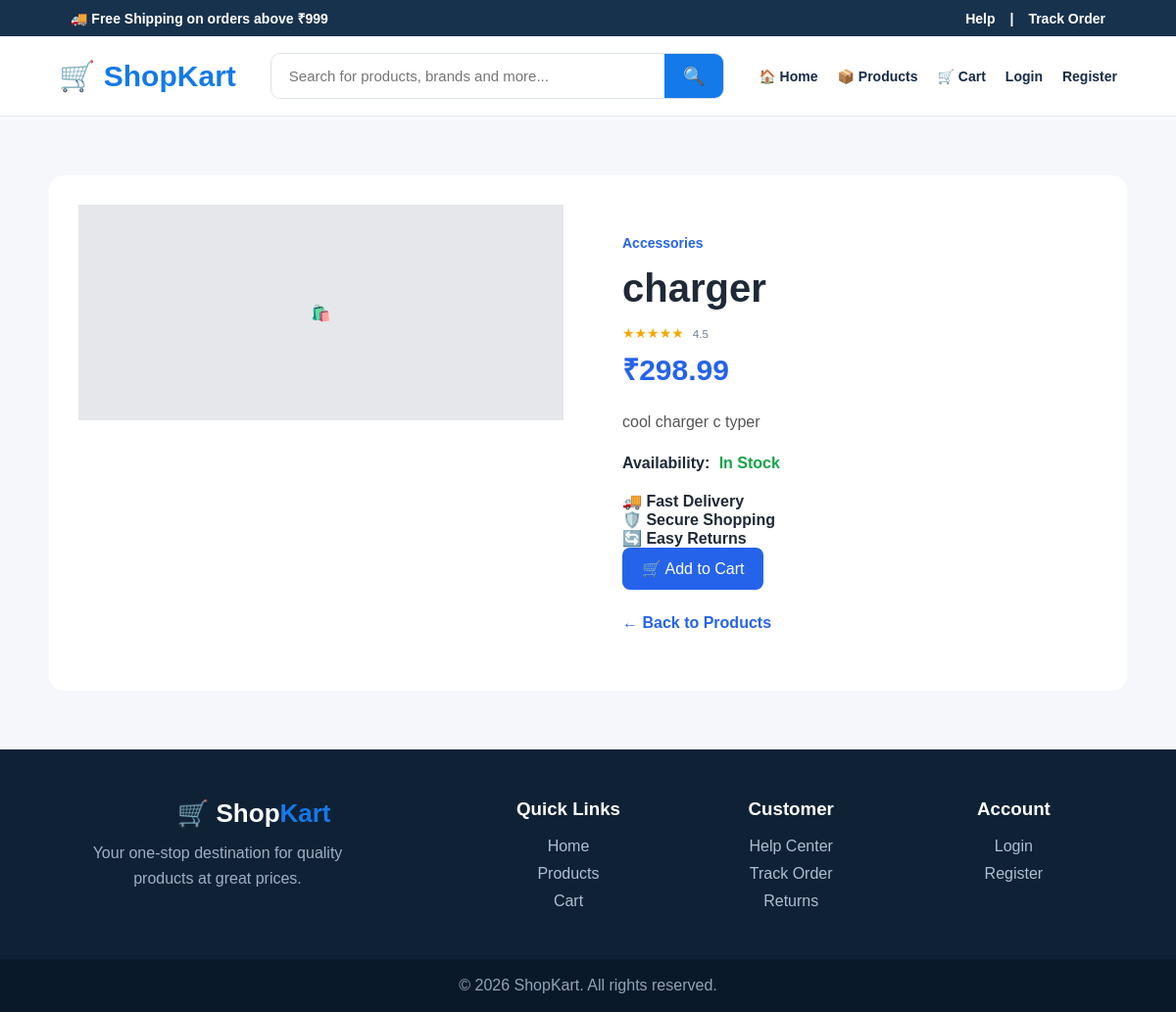
Screenshot of /product/charger/ with the database file from the repository.
### store/models.py (models this page shows, shortened)
class Product(models.Model):
    category = models.ForeignKey(
        Category,
        on_delete=models.CASCADE,
        related_name="products"
    )
    name = models.CharField(
        max_length=200
    )
    slug = models.SlugField(
        unique=True
    )
    description = models.TextField()
    price = models.DecimalField(
        max_digits=10,
        decimal_places=2
    )
    image = models.URLField(
        blank=True
    )
    stock = models.PositiveIntegerField(
        default=0
    )
    available = models.BooleanField(
        default=True
    )
    created_at = models.DateTimeField(
        auto_now_add=True
    )
    class Meta:
        ordering = ["-created_at"]

class Category(models.Model):
    name = models.CharField(
        max_length=100
    )
    slug = models.SlugField(
        unique=True
    )
    class Meta:
        verbose_name_plural = "Categories"

### store/views.py (the view)
def product_detail(request, slug):
    product = get_object_or_404(
        Product,
        slug=slug,
        available=True
    )
    return render(
        request,
        "store/product_detail.html",
        {
            "product": product
        }
    )

### store/templates/store/product_detail.html (shortened to what this page needs)
{% load static %}
<!DOCTYPE html>
<html lang="en">
<head>
    <link
        rel="stylesheet"
        href="{% static 'css/style.css' %}"
    >
</head>
<body>
<div class="top-bar">
    <div>
        🚚 Free Shipping on orders above ₹999
    </div>
    <div class="top-links">
        <span>
            Help
        </span>
        <span>
            |
        </span>
        <span>
            Track Order
        </span>
    </div>
</div>
<header class="shop-navbar">
    <div class="shop-logo">
        <span class="logo-icon">
            🛒
        </span>
        <span>
            Shop<span>Kart</span>
        </span>
    </div>
    <form
        method="GET"
        action="{% url 'store:home' %}"
        class="search-box"
    >
        <input
            type="text"
            name="q"
            placeholder="Search for products, brands and more..."
        >
        <button type="submit">
            🔍
        </button>
    </form>
    <nav class="shop-nav">
        <a href="{% url 'store:home' %}">
            🏠 Home
        </a>
        <a href="{% url 'store:home' %}#products">
            📦 Products
        </a>
        <a href="{% url 'store:cart' %}">
            🛒 Cart
        </a>
        {% if user.is_authenticated %}
            <a href="{% url 'store:my_orders' %}">
                📋 My Orders
            </a>
            <span class="welcome-user">
                👤 {{ user.username }}
            </span>
            <a href="{% url 'store:logout' %}">
                Logout
            </a>
        {% else %}
            <a href="{% url 'store:login' %}">
                Login
            </a>
            <a href="{% url 'store:register' %}">
                Register
            </a>
        {% endif %}
    </nav>
</header>
<main class="detail-container">
    <div class="detail-image">
        {% if product.image %}
            <img
                src="{{ product.image }}"
                alt="{{ product.name }}"
            >
        {% else %}
            <div class="no-image">
                {% if "headphone" in product.name|lower %}
                    🎧
                {% elif "watch" in product.name|lower %}
                    ⌚
                {% elif "shoe" in product.name|lower %}
                    👟
                {% elif "backpack" in product.name|lower %}
                    🎒
                {% elif "speaker" in product.name|lower %}
                    🔊
                {% elif "laptop" in product.name|lower %}
                    💻
                {% elif "phone" in product.name|lower %}
                    📱
                {% elif "mobile" in product.name|lower %}
                    📱
                {% else %}
                    🛍️
                {% endif %}
            </div>
        {% endif %}
    </div>
    <div class="detail-info">
        <span class="category">
            {{ product.category.name }}
        </span>
        <h1>
            {{ product.name }}
        </h1>
        <div class="rating">
            <span>
                ★★★★★
            </span>
            <small>
                4.5
            </small>
        </div>
        <div class="price">
            ₹{{ product.price }}
        </div>
        <p class="product-description">
            {{ product.description }}
        </p>
        <div class="stock-info">
            <strong>
                Availability:
            </strong>
            {% if product.stock > 0 %}
                {% if product.stock <= 5 %}
                    <span class="stock-warning">
                        Only {{ product.stock }} items left
                    </span>
                {% else %}
                    <span class="in-stock">
                        In Stock
                    </span>
                {% endif %}
            {% else %}
                <span class="out-stock">
                    Out of Stock
                </span>
            {% endif %}
        </div>
        <div class="product-features">
            <div>
                🚚
                <strong>Fast Delivery</strong>
            </div>
            <div>
                🛡️
                <strong>Secure Shopping</strong>
            </div>
            <div>
                🔄
                <strong>Easy Returns</strong>
            </div>
        </div>
        {% if product.stock > 0 %}
            <a
                href="{% url 'store:add_to_cart' product.id %}"
                class="btn"
            >
                🛒 Add to Cart
            </a>
        {% endif %}
        <div class="back-container">
            <a
                href="{% url 'store:home' %}#products"
                class="back-link"
            >
                ← Back to Products
            </a>
        </div>
    </div>
</main>
<footer class="shop-footer">
    <div class="footer-brand">
        <h2>
            🛒 Shop<span>Kart</span>
        </h2>
        <p>
            Your one-stop destination for
            quality products at great prices.
        </p>
    </div>
    <div class="footer-column">
        <h3>
            Quick Links
        </h3>
        <a href="{% url 'store:home' %}">
            Home
        </a>
        <a href="{% url 'store:home' %}#products">
            Products
        </a>
        <a href="{% url 'store:cart' %}">
            Cart
        </a>
    </div>
    <div class="footer-column">
        <h3>
            Customer
        </h3>
        <a href="#">
            Help Center
        </a>
        <a href="#">
            Track Order
        </a>
        <a href="#">
            Returns
        </a>
    </div>
    <div class="footer-column">
        <h3>
            Account
        </h3>
        {% if user.is_authenticated %}
            <a href="{% url 'store:my_orders' %}">
                My Orders
            </a>
            <a href="{% url 'store:logout' %}">
                Logout
            </a>
        {% else %}
            <a href="{% url 'store:login' %}">
                Login
            </a>
            <a href="{% url 'store:register' %}">
                Register
            </a>
        {% endif %}
    </div>
</footer>
<div class="copyright">
    <p>
        © 2026 ShopKart. All rights reserved.
    </p>
</div>
</body>
</html>

### store/static/css/style.css (style rules this page uses)
* { margin: 0; padding: 0; box-sizing: border-box; }
body { font-family: Arial, sans-serif; background: #f5f7fb; color: #1f2937; }
.btn, .details-btn { display: inline-block; background: #2563eb; color: white; padding: 12px 20px; border: none; border-radius: 8px; text-decoration: none; cursor: pointer; }
.no-image { height: 220px; display: flex; align-items: center; justify-content: center; background: #e5e7eb; color: #6b7280; }
.category { color: #2563eb; font-size: 14px; font-weight: bold; }
footer { margin-top: 50px; padding: 25px; text-align: center; background: #111827; color: white; }
.detail-container { max-width: 1100px; margin: 60px auto; padding: 30px; background: white; border-radius: 15px; display: grid; grid-template-columns: 1fr 1fr; gap: 50px; }
.detail-info { padding: 30px 10px; }
.detail-info h1 { font-size: 40px; margin: 15px 0; }
.price { font-size: 30px; font-weight: bold; color: #2563eb; margin-bottom: 20px; }
.detail-info p { line-height: 1.7; margin-bottom: 20px; }
.back-link { color: #2563eb; text-decoration: none; }
.product-description { color: #555; line-height: 1.8; font-size: 16px; }
.stock-info { margin: 20px 0; }
.in-stock { color: #16a34a; font-weight: 600; margin-left: 5px; }
.back-container { margin-top: 25px; }
.back-link { color: #2563eb; text-decoration: none; font-weight: 600; }
.btn, .details-btn { transition: 0.2s ease; }
.top-bar { background: #17324d; color: white; padding: 9px 6%; display: flex; justify-content: space-between; align-items: center; font-size: 14px; font-weight: 600; }
.top-links { display: flex; gap: 15px; }
.shop-navbar { min-height: 82px; background: white; display: flex; align-items: center; gap: 35px; padding: 15px 5%; border-bottom: 1px solid #e5e7eb; }
.shop-logo { font-size: 30px; font-weight: 800; color: #17324d; white-space: nowrap; }
.shop-logo span:last-child { color: #1479e9; }
.logo-icon { color: #1479e9; }
.search-box { flex: 1; max-width: 600px; display: flex; border: 1px solid #dbe2ea; border-radius: 10px; overflow: hidden; background: white; }
.search-box input { flex: 1; border: none; outline: none; padding: 14px 18px; font-size: 15px; }
.search-box button { width: 60px; border: none; background: #1479e9; color: white; font-size: 18px; cursor: pointer; }
.shop-nav { display: flex; align-items: center; gap: 20px; white-space: nowrap; }
.shop-nav a { color: #172b45; text-decoration: none; font-weight: 600; font-size: 14px; }
.rating { margin: 8px 0; color: #f5a800; font-size: 14px; }
.rating small { color: #718096; margin-left: 5px; }
.shop-footer { background: #0f2135; color: white; padding: 50px 6%; display: grid; grid-template-columns: 2fr 1fr 1fr 1fr; gap: 40px; }
.footer-brand h2 { font-size: 26px; }
.footer-brand h2 span { color: #1479e9; }
.footer-brand p { color: #9db0c4; line-height: 1.6; margin-top: 12px; max-width: 300px; }
.footer-column { display: flex; flex-direction: column; gap: 10px; }
.footer-column h3 { margin-bottom: 8px; }
.footer-column a { color: #aebfd0; text-decoration: none; }
.copyright { background: #0a1929; color: #8fa4b8; text-align: center; padding: 18px; }

### rows the page displays
Product: category.name "Accessories", name "charger", price "298.99", description "cool charger c typer"
